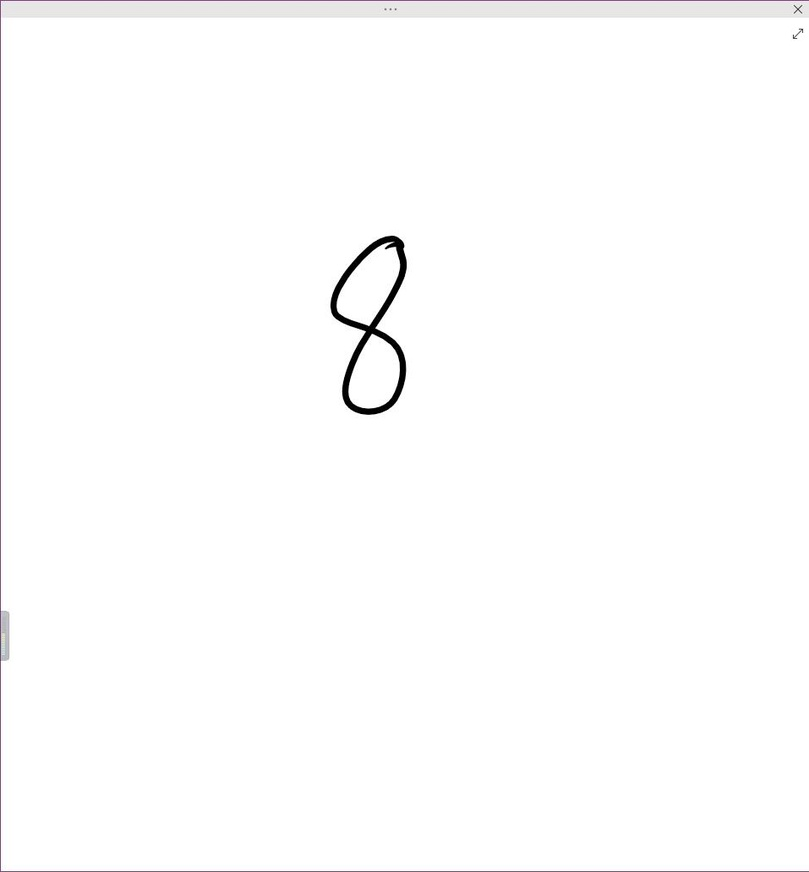
#> input picture program/case/屏幕字符提取/test/1.jpg, 809 x 872 px, shrunk from 957 x 1032 before the run
$ python sentence.py
#> lines starting #> are read from the running program, lines starting #| are printed output that depends on the picture; after the words box and inside, x2 and y2 are one past the last pixel; in counts of white or black regions, pixels touching at a corner belong together
#> in __init__, img is the input picture: shape (872, 809, 3); mean B, G, R 252.9, 252.8, 252.9
import cv2
import numpy as np

"""
此脚本用于对含有字符的图片进行提取
"""


class sentence:
    debug = True
    min_area = 500

    def show(self, img=None):
        """
        用于测试，并展示图像，默认展示原图像
        :param img: 用于展示的图像
        :return: Key
        """
        if img is None:
            cv2.imshow('image', self.img)
        else:
            cv2.imshow('image', img)
        return cv2.waitKey()
#> (key Esc is pressed here)

    def image_init(self, img=None):
        """
        该函数用于将图像灰度化，模糊化，二值化等操作得到可以处理的图像
        :param img: img
        :return: img,con
        """
        if img is None:
            img = self.img
        copy_img = img.copy()
        if self.debug:  # 展示原始图像
            self.show(img)

        ## 高斯滤波
        img = cv2.GaussianBlur(img, (3, 3), 0)
        if self.debug:
            self.show(img)
#> (key Enter is pressed here)

        ## 灰度化处理
        gray_img = cv2.cvtColor(img, cv2.COLOR_RGB2GRAY)
        if self.debug:
            self.show(gray_img)

        ## 二值化
        _, binary = cv2.threshold(gray_img, 120, 255, cv2.THRESH_BINARY_INV)
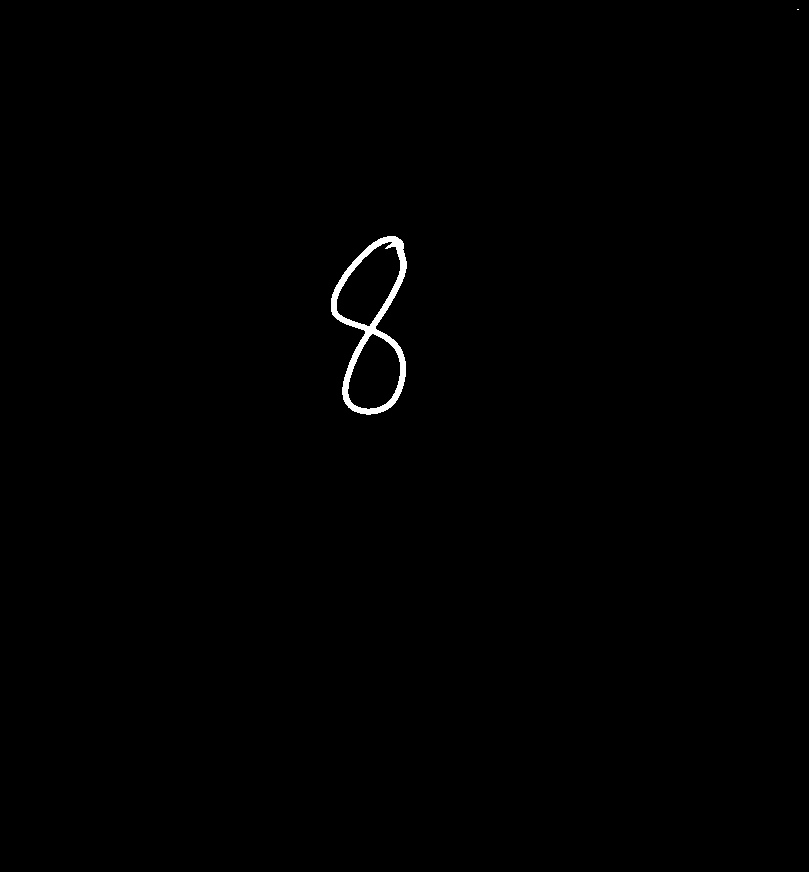
#> binary: shape (872, 809); 0.41% white; 2 white regions (1 under 20 px), largest, box (x1, y1, x2, y2) and area: (331, 236, 407, 415) 2861
        if self.debug:
            self.show(binary)

        ## 开运算用以降噪
        kernel = np.ones((3, 3))
        image = cv2.morphologyEx(binary, cv2.MORPH_OPEN, kernel, iterations=2)
#> image: shape (872, 809); 0.4% white; 1 white region, box (x1, y1, x2, y2) and area: (331, 236, 407, 415) 2802
        if self.debug:
            self.show(image)

        ## 膨胀
        image = cv2.morphologyEx(image, cv2.MORPH_DILATE, kernel, iterations=6)
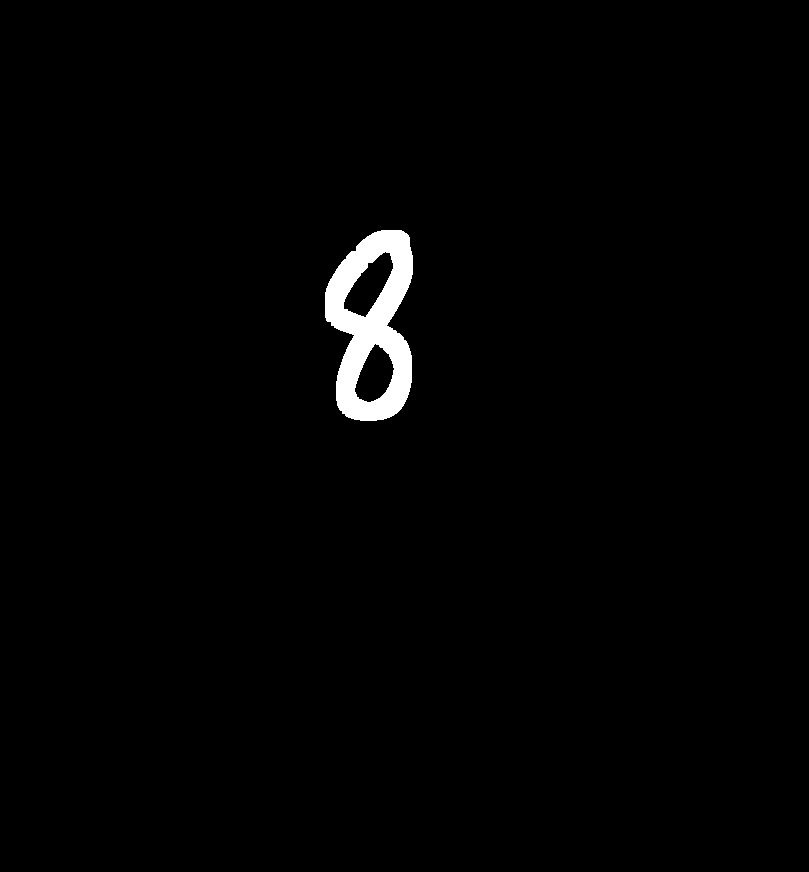
#> image: shape (872, 809); 1.3% white; 1 white region
        if self.debug:
            self.show(image)

        ## 轮廓提取
        contours, w1 = cv2.findContours(image, cv2.RETR_EXTERNAL, cv2.CHAIN_APPROX_SIMPLE)
#> contours = 1 contour; box (x1, y1, x2, y2) and area: (325, 230, 413, 421) 12326; w1 = [[-1, -1, -1, -1]]
        show_img = cv2.drawContours(copy_img.copy(), contours, -1, (0, 0, 255), 3)
        if self.debug:
            self.show(show_img)

        ## 提取有效轮廓
        result = []
        for item in contours:
            if cv2.contourArea(item) < self.min_area:  # 过于小的部分抛弃
                continue

            if self.debug:
                print(cv2.contourArea(item))
            rect = cv2.boundingRect(item)
            x, y, weight, height = rect  # 这个是轮廓的信息
            result.append(rect)  # 收集所有的轮廓信息
        # contour 所表示的是每一个矩形轮廓的左上点和右下点的坐标
        print(result)
        contours = [[[a[0], a[1]], [a[0] + a[2], a[1] + a[3]]] for a in result]
        if self.debug:
            for contour in contours:
                show_img = cv2.rectangle(copy_img.copy(), contour[0], contour[1], (0, 0, 255), 2)
            self.show(show_img)

        ## 剪切对应的轮廓，并返回对应的轮廓矩形的左上点和右下点的坐标集合、
        result_imgs = []
        for contour in contours:
            result_imgs.append(copy_img[contour[0][1]:contour[1][1], contour[0][0]:contour[1][0]])

        if self.debug:
            for img in result_imgs:
                self.show(img)

        return result_imgs, contours

    def __init__(self, img=None):
        ## 读入所需的图像
        if img is None:
            img = cv2.imread('test/1.jpg')
        self.img = img
        # self.show()
        ## 图像预处理
        result_imgs, contours = self.image_init(self.img)   # 得到截图和轮廓矩阵


if __name__ == '__main__':
    sentence()
